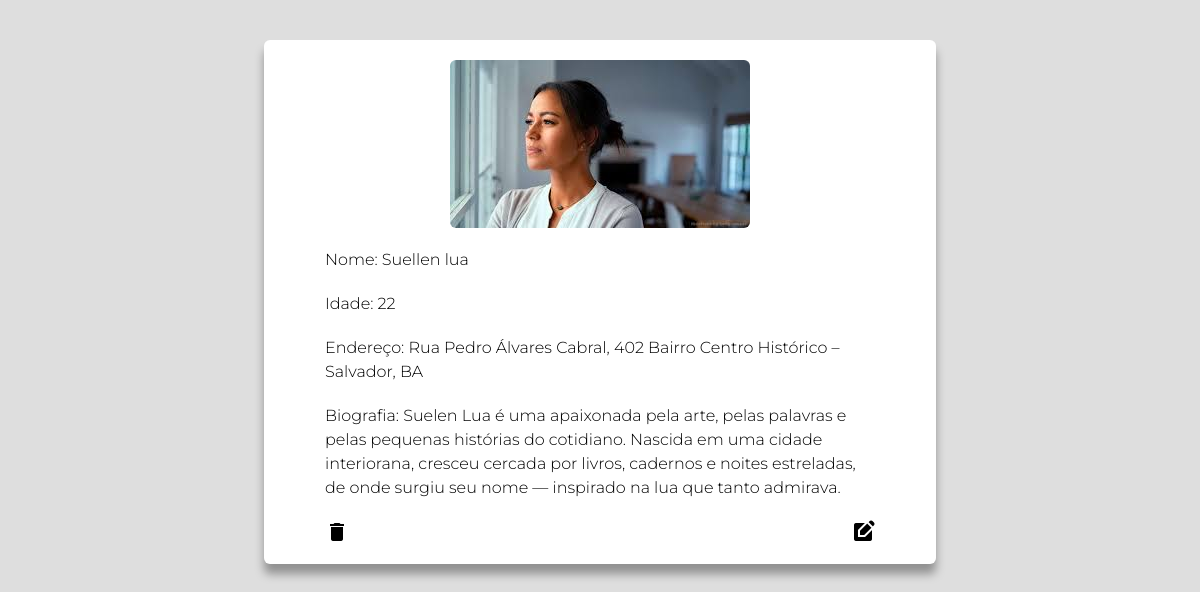
/Frontend/usuarios.php?id=5, run on the app's committed database.
### tables this page shows
CREATE TABLE `usuarios` (
  `id` int(11) NOT NULL,
  `imagem` varchar(266) NOT NULL,
  `nome` text NOT NULL,
  `idade` int(11) NOT NULL,
  `endereco` varchar(266) NOT NULL,
  `biografia` varchar(266) NOT NULL
);

### Frontend/usuarios.php (the view, shortened to what this page needs)
<?php
 include '../Backend/conexao.php'
?>
<!DOCTYPE html>
<html lang="pt-br">
<head>
    <link href="/Frontend/Css/custom.css" rel="stylesheet" />
    <script src="https://cdn.jsdelivr.net/npm/@tailwindcss/browser@4"></script>
</head>
<body class="bg-(--fundo)">
    <div class="flex flex-col items-center w-full">
        <div class="bg-white p-5 w-[90%] md:w-2xl flex flex-col items-center my-10 rounded-md shadow-[0_10px_10px_rgba(0,0,0,0.35)]">
            <?php
                $id = $_GET['id'];
                $query = $conn ->prepare ("SELECT * FROM usuarios WHERE id = ?");
                $query->bind_param('i',$id);
                $query->execute();
                $result = $query->get_result();
                foreach($result as $usu){
            ?>
            <div class="w-[90%] md:w-[500px] flex justify-center">
                <img class="rounded-md" src="<?=$usu['imagem']?>"/>
            </div>
            <div class="flex flex-col gap-5 py-5 md:px-[41px]">
                <h1 class="montserrat-light">Nome: <?=$usu['nome']?></h1>
                <h1 class="montserrat-light">Idade: <?=$usu['idade']?></h1>
                <h1 class="montserrat-light">Endereço: <?=$usu['endereco']?></h1>
                <h1 class="montserrat-light">Biografia: <?=$usu['biografia']?></h1>
            </div>
            <div class="w-full flex justify-between md:px-[41px]">
                <?php
                echo "<i class='material-icons cursor-pointer' onclick=\"deleta({$usu['id']})\">delete</i>";
                echo "<i class='material-icons cursor-pointer' onclick=\"window.location.href='editar.php?id={$usu['id']}'\">edit_square</i>";
                ?>
            </div>
            <?php } ?>
        </div>
    </div>
</body>
</html>

### Frontend/Css/custom.css (style rules this page uses)
:root { --fundo:#dedede; }
.montserrat-light { font-family: "Montserrat", sans-serif; font-optical-sizing: auto; font-weight: 300; font-style: normal; }

### data on the page
usuarios: imagem (picture), nome "Suellen lua", idade "22", endereco "Rua Pedro Álvares Cabral, 402 Bairro Centro Histórico – Salvador, BA", biografia "Suelen Lua é uma apaixonada pela arte, pelas palavras e pelas pequenas histórias do cotidiano. Nascida em uma cidade interiorana, cresceu cercada por livros, cadernos e noites estreladas, de onde surgiu seu nome — inspirado na lua que tanto admirava."
